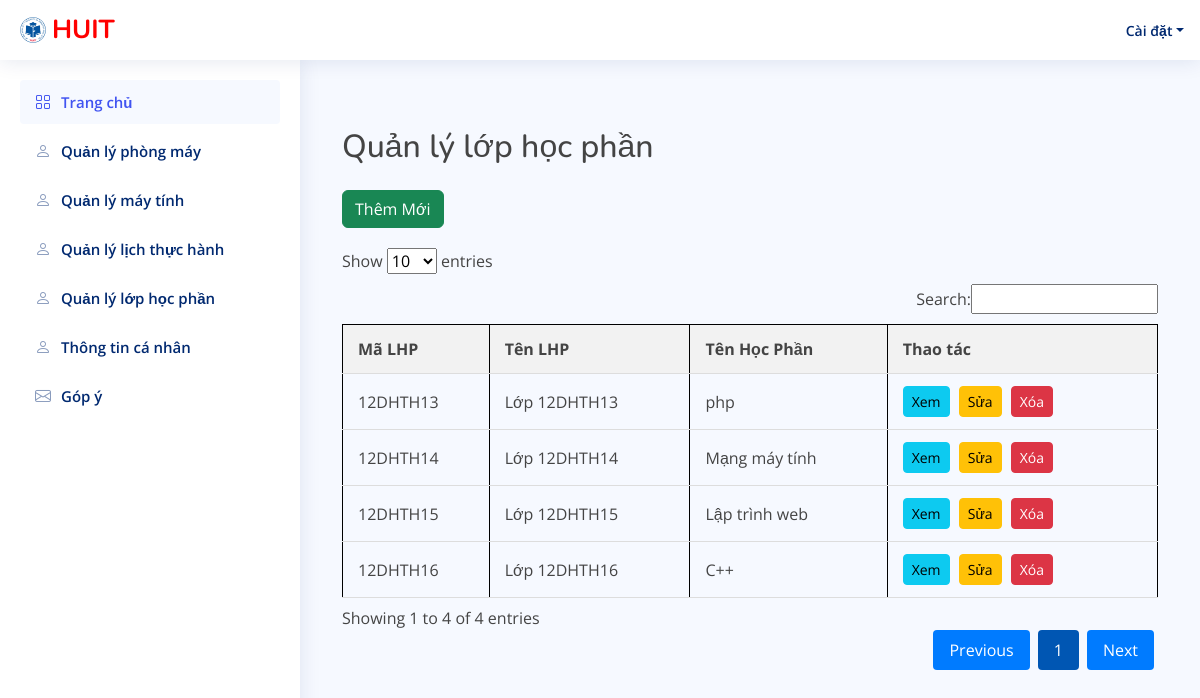
The app's page /DoAn_QLyPMT_Nhom11/lopHocPhan_index.php with its own data.
### tables this page shows
CREATE TABLE `lophocphan` (
  `maLHP` varchar(30) NOT NULL,
  `tenLHP` varchar(30) DEFAULT NULL,
  `tenHP` varchar(30) DEFAULT NULL
);

### DoAn_QLyPMT_Nhom11/lopHocPhan_index.php (the view, shortened to what this page needs)
<!DOCTYPE html>
<html lang="en">
<head>
  <link rel="stylesheet" href="https://cdnjs.cloudflare.com/ajax/libs/font-awesome/4.7.0/css/font-awesome.min.css">
  <link href="assets/vendor/bootstrap/css/bootstrap.min.css" rel="stylesheet">
  <link href="assets/vendor/bootstrap-icons/bootstrap-icons.css" rel="stylesheet">
  <link href="assets/vendor/boxicons/css/boxicons.min.css" rel="stylesheet">
  <link href="assets/vendor/quill/quill.snow.css" rel="stylesheet">
  <link href="assets/vendor/quill/quill.bubble.css" rel="stylesheet">
  <link href="assets/vendor/remixicon/remixicon.css" rel="stylesheet">
  <link href="assets/vendor/simple-datatables/style.css" rel="stylesheet">
  <link href="assets/css/style.css" rel="stylesheet">
  <link href="assets/css/style.css" rel="stylesheet">
</head>
<body>
<?php
    include 'header.php';
    include 'sidebar.php';
?>
<main id="main" class="main">
        <div class="container mt-5">
            <h2 class="mb-4">Quản lý lớp học phần</h2>
            <button class="btn btn-success" onclick="openAddModal()">Thêm Mới</button>
            <table id="mayTinhTable" class="mb-2">
                <thead>
                    <tr>
                        <th>Mã LHP</th>
                        <th>Tên LHP</th>
                        <th>Tên Học Phần</th>
                        <th>Thao tác</th>
                    </tr>
                </thead>
                <tbody>
                <?php
                            $sql = "SELECT * FROM lophocphan";
                            $result = $conn->query($sql);
                            if ($result->num_rows > 0) {
                                while($row = $result->fetch_assoc()) {
                                    echo "<tr>";
                                    echo "<td>" . htmlspecialchars($row['maLHP']) . "</td>";
                                    echo "<td>" . htmlspecialchars($row['tenLHP']) . "</td>";
                                    echo "<td>" . htmlspecialchars($row['tenHP']) . "</td>";
                                    echo "<td>
                                            <a href='lopHocPhan_detail.php?maLHP=" . urlencode($row['maLHP']) . "' class='btn btn-sm btn-info'>Xem</a>
                                            <a href='#' class='btn btn-sm btn-warning' onclick=\"openEditModal('" . htmlspecialchars($row['maLHP']) . "', '" . htmlspecialchars($row['tenLHP']) . "', '" . htmlspecialchars($row['tenHP']) . "')\">Sửa</a>
                                            <a href='lopHocPhan_del.php?maLHP=" . urlencode($row['maLHP']) . "' onclick=\"return confirm('Bạn có chắc chắn muốn xóa lớp học phần này?')\" class='btn btn-sm btn-danger'>Xóa</a>
                                        </td>";
                                    echo "</tr>";
                                }
                            } else {
                                echo "<tr><td colspan='4'>Không có dữ liệu</td></tr>";
                            }
                            ?>
                </tbody>
            </table>
        </div>
    </main>
</body>
</html>

### DoAn_QLyPMT_Nhom11/assets/css/style.css (style rules this page uses)
:root { scroll-behavior: smooth; }
body { font-family: "Open Sans", sans-serif; background: #f6f9ff; color: #444444; }
a { color: #4154f1; text-decoration: none; }
h1, h2, h3, h4, h5, h6 { font-family: "Nunito", sans-serif; }
#main { margin-top: 60px; padding: 20px 30px; transition: all 0.3s; }
@media (min-width: 1200px) { #main, #footer { margin-left: 300px; } }

### DoAn_QLyPMT_Nhom11/lopHocPhan_index.php (style rules this page uses)
table { border: 1px solid black; width: 100%; border-collapse: collapse; margin-top: 20px; }
th, td { border: 1px solid black; padding: 12px 15px; text-align: left; border-bottom: 1px solid #ddd; }
th { background-color: #f2f2f2; font-weight: bold; }
.btn { margin-right: 5px; }

### records on screen
lophocphan: maLHP "12DHTH13", tenLHP "Lớp 12DHTH13", tenHP "php"
lophocphan: maLHP "12DHTH15", tenLHP "Lớp 12DHTH15", tenHP "Lập trình web"
lophocphan: maLHP "12DHTH14", tenLHP "Lớp 12DHTH14", tenHP "Mạng máy tính"
lophocphan: maLHP "12DHTH16", tenLHP "Lớp 12DHTH16", tenHP "C++"
